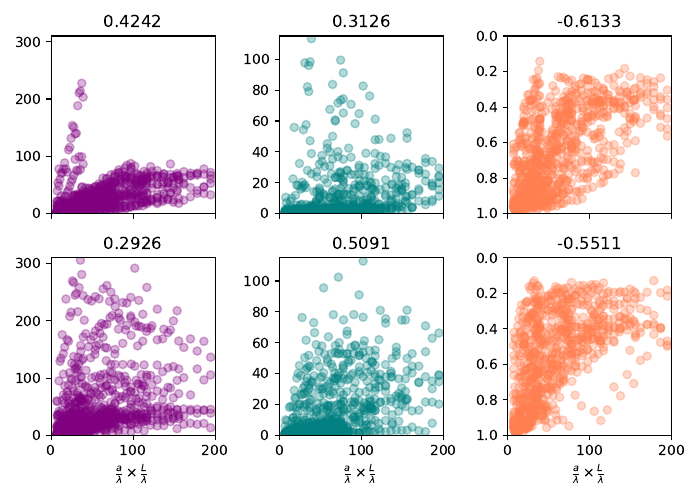

Write Python code to recreate this figure.
# Plots scattering correlations for Supplementary figures 8 - 11

import numpy as np
import sys
import matplotlib.pyplot as plt
from matplotlib.backends.backend_pdf import PdfPages

sys.path.append('../../plotting/')
from animate_PS import load_corr_data
sys.path.append('../Q_c/');
from load_avg_Qc import load_avg_Qc

# --------------------------------- SOME FUNCTIONS  ---------------------------------


def calc_vol_sa_etc(A,L,stn):
    # Computes volume and surface areas based on formula  (a/l)**3 , (a^2/l^3) etc
    # src at 20 km depth, 5 km station separation
    distance = ((20)**2 +   ((1+ stn)*5)**2)**0.5
    vol = ((A / L) ** 3)/0.125                      # Volume effect
    sa = (A ** 2 / L ** 3)/0.25                     # Shape effect
    al = L/(4-A)/6.666666666666667                  # Morphology effect

    return vol, sa, distance, al

# Function to load integrated MSE
def load_int_MSE(path, dv, channel='R', simlist=None):
    all_MSE = []
    pos = []

    if simlist==None:
        a_list = ["0.5", "1", "1.5", "2", "2.5"]
        l_list = [1, 2, 3, 4, 5, 6, 7, 8, 9, 10]

        for l in l_list:
            l = int(l)
            if l == 2 or l == 4 or l ==5:
                p = l-1
            else:
                p = l
            for a in a_list[:p]:
                # Load integrated MSE data:
                intMSE = np.loadtxt(f"{path}/{dv}/{l}_{a}_{channel}")
                all_MSE.append(intMSE)
                pos.append([float(l),float(a)])
    else:
        s = np.array(simlist)
        print("Loading MSE with SIMLIST ")
        a_list = s[:,0]
        l_list = s[:,1]

        for i in range(len(a_list)):
            a = a_list[i]
            l = l_list[i]

            # Load integrated MSE data:
            intMSE = np.loadtxt(f"{path}/{dv}/{l}_{a}_{channel}")
            all_MSE.append(intMSE)
            pos.append([float(l), float(a)])

    return np.array(pos), np.array(all_MSE)

# ------------------------------ SET SOME PLOTTING PARAMETERS ------------------------------

outname = 'correlations_scatter.pdf'

# Create figures
fig_a, ax_a       = plt.subplots(2,3, figsize=(7,5), sharex=True)
fig_l, ax_l       = plt.subplots(2,3, figsize=(7,5), sharex=True)
fig_vol, ax_vol   = plt.subplots(2,3, figsize=(7,5), sharex=True)
fig_surf, ax_surf = plt.subplots(2,3, figsize=(7,5), sharex=True)

for f in [fig_surf, fig_l, fig_a, fig_vol]:
    f.set_tight_layout(True)

# Colours for each parameter - MSE, Qc, CC
clrs = ['purple', 'teal', 'coral']

xlims_for_lbf = [0, 80]

# Loop through positive and negative data
iperturb = 0
for dv in['p0.2', 'p-0.2']:

    stn_str = "bcdefghijklmnopqrstuvwx"
    no_stns = len(stn_str)

    # Initialise empty stations
    dataCC  = [];  dataCC_LA  = []
    dataQC  = [];  dataQC_LA  = []
    dataMSE = [];  dataMSE_LA = []

    # Load data
    mse_pos, intMSE = load_int_MSE(path=f"../../data/entropy/intMSE/r0.01/", dv=dv)
    pos_CC, CC      = load_corr_data(path=f"../../data/CC/T=10_PROPERCUTOFF/{dv}",
                                     channel="Z", no_stations=no_stns, T=10)
    orig, red       = load_avg_Qc(path=f"../../data/Qc/{dv}/" , upper_cutoff=150, dv=dv, norm_factor=1)

    # Select stations for MSE:
    intMSE = intMSE[:,:no_stns, :]

    # format Qc:
    print(np.shape(red)[0])
    for i in range(np.shape(red)[0]):
        L = float(red[i, 0])
        A = float(red[i, 1])
        stn = float(red[i, 2])
        vol, sa, dist, al  = calc_vol_sa_etc(A,L,stn)
        dataQC.append([vol, sa, al, dist, red[i, 3]])

        dataQC_LA.append([L, A, dist, red[i, 3]])

    # format CC:
    print(np.shape(pos_CC)[0])
    for i in range(np.shape(pos_CC)[0]):
        L = float(pos_CC[i, 0])
        A = float(pos_CC[i, 1])
        for stn in range(no_stns):
            vol, sa, dist, al  = calc_vol_sa_etc(A,L,stn)

            dataCC.append([vol, sa, al, dist, CC[i, stn]])

            dataCC_LA.append([L,A, dist, CC[i, stn]])

    # format intMSE:
    print(np.shape(intMSE)[0])
    for i in range(np.shape(intMSE)[0]):
        L = float(mse_pos[i, 0])
        A = float(mse_pos[i, 1])
        for stn in range(no_stns):
            vol, sa, dist, al  = calc_vol_sa_etc(A,L,stn)
            # EDIT HERE TO FLIP BETWEEN INT M AND INT F - 0 for INTM 1 for INTF
            dataMSE.append([vol, sa, al, dist, intMSE[i, stn, 0]])
            dataMSE_LA.append([L, A, dist, intMSE[i, stn, 0]])

    # Convert to np arrays
    dataMSE    = np.array(dataMSE)
    dataCC     = np.array(dataCC)
    dataQC     = np.array(dataQC)

    dataMSE_LA = np.array(dataMSE_LA)
    dataCC_LA  = np.array(dataCC_LA)
    dataQC_LA  = np.array(dataQC_LA)

    # Set data arrays for looping
    data   = [dataMSE, dataQC, dataCC]          # Holds the volume and surface area
    dataLA = [dataMSE_LA, dataQC_LA, dataCC_LA] # Holds the a and l
    print('Plotting as numbers of wavelengths. Max is 116 km / (lambda = 1.5 km) ')


    # --------------- DATA IS NOW LOADED AND FORMATTED TIME TO PLOT ---------------
    # Plot data points
    for y in range(3):
        # Loop through CC, Qc, MSE
        for x in range(2):
            # If x = 0 then volume          and   l
            # If x = 1 then surface area    and   a

            # Determine axis, labels etc
            if x==0:
                axsolo = ax_l
                axcomb = ax_vol
                soloxlab = r'$\frac{l}{\lambda} \times \frac{L}{\lambda}$'
                combxlab = r'$\frac{a^3}{l^3} \times \frac{L}{\lambda}$'
            else:
                axsolo = ax_a
                axcomb = ax_surf
                soloxlab = r'$\frac{a}{\lambda} \times \frac{L}{\lambda}$'
                combxlab = r'$\frac{a^2}{l^3} \times \frac{L}{\lambda}$'


            # --------- Plot for Surface area or Volume ---------
            # Loop through [Volume, SA] * Station on x axis
            # x = 0: vol, x=1: sa
            # 1.5 km is wavelength
            X = data[y][:,x] * (data[y][:,-2])/1.5 # x Divide by wavelength in km
            Y = data[y][:,-1]

            # Calculate line of best fit polynomial
            p = np.polyfit(X, Y, deg=1)

            # Plot points:
            axcomb[iperturb, y].plot(X, Y, 'o', color=clrs[y], alpha=0.3)

            # Compute line of best fit for plot
            x_lbf = np.array(xlims_for_lbf)
            y_lbf = p[1] + p[0]*x_lbf

            # Plot lbf:
            axcomb[iperturb, y].plot(x_lbf, y_lbf, 'k', alpha=0.5)
            axcomb[iperturb, y].set_title(np.around(np.corrcoef(X, y=Y)[0,1],4 ))

            # Add x label
            axcomb[1, y].set_xlabel(combxlab)


            # -------- Plot of L or A against values:  -------
            # Compute xaxis (l or a times station distance)
            # stn distance divided by wavelength 1.5 km/s
            x_lora = dataLA[y][:,x] *  ((data[y][:,-2])/1.5 )
            D = data[y][:,-1]

            # plot
            axsolo[iperturb,y].plot(x_lora, D, 'o', color=clrs[y], alpha=0.3)

            # Add correlation values
            axsolo[iperturb,y].set_title(np.around(np.corrcoef(x_lora, y=D)[0, 1], 4))

            # Add label
            axsolo[1, y].set_xlabel(soloxlab)

    iperturb+=1

# Style figure in a VERY manual way:

# Set y limits for l and a plots:
ax_l[0, 0].set_xlim([0, 800])
ax_a[0, 0].set_xlim([0, 200])
ax_vol[0, 0].set_xlim([0, 80])
ax_surf[0, 0].set_xlim([0, 80])

for axi in [ax_l, ax_a, ax_surf, ax_vol]:
    for j in range(2):
        axi[j,0].set_ylim([0,310])
        axi[j,1].set_ylim([0,115])
        axi[j,2].set_ylim([1,0])


# save figures to a single file:
p = PdfPages(outname)
for fig in [fig_a, fig_l, fig_vol, fig_surf]:
    # and saving the files
    fig.savefig(p, format='pdf')

    # close the object
p.close()